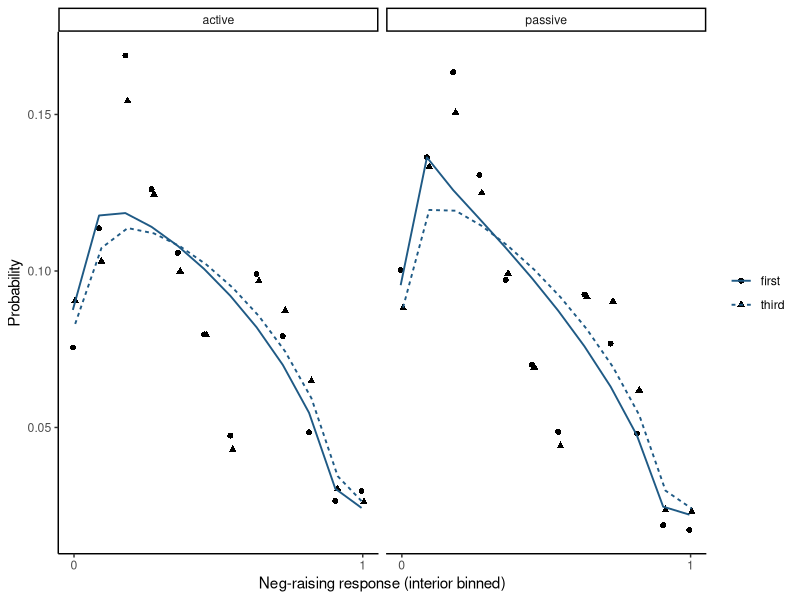

The R script that drew this image:
## ---- chunk 1
#| label: load-meganegraising-ordered-beta
#| echo: true
mnr <- read.csv("data/meganegraising/meganegraising-balanced.csv")
mnr$voice <- factor(mnr$voice, levels = c("active", "passive"))
mnr$subject <- factor(mnr$subject, levels = c("first", "third"))
X <- model.matrix(~ voice * subject, mnr)
## ---- chunk 2
#| label: ordered-beta-observed-zero
#| echo: true
observed_zero_index <- which(mnr$negraising == 0)[[1L]]
cbind(
  mnr[observed_zero_index, c("voice", "subject", "negraising")],
  X[observed_zero_index, , drop = FALSE]
)
## ---- chunk 3
#| label: fit-ordered-beta
#| echo: true
ordered_beta_nll <- function(parameters, y, design) {
  p <- ncol(design)
  beta <- parameters[seq_len(p)]
  lower <- parameters[[p + 1L]]
  upper <- lower + exp(parameters[[p + 2L]])
  precision <- exp(parameters[[p + 3L]])
  eta <- drop(design %*% beta)
  log_p_zero <- plogis(lower - eta, log.p = TRUE)
  log_p_one <- plogis(eta - upper, log.p = TRUE)
  log_F_upper <- plogis(upper - eta, log.p = TRUE)
  log_F_lower <- plogis(lower - eta, log.p = TRUE)
  log_one_minus_exp <- function(x) {
    ifelse(
      x < log(0.5),
      log1p(-exp(x)),
      log(-expm1(x))
    )
  }
  log_p_middle <-
    log_F_upper + log_one_minus_exp(log_F_lower - log_F_upper)
  mu <- plogis(eta)
  log_likelihood <- numeric(length(y))
  is_zero <- y == 0
  is_one <- y == 1
  interior <- !is_zero & !is_one
  log_likelihood[is_zero] <- log_p_zero[is_zero]
  log_likelihood[is_one] <- log_p_one[is_one]
  log_likelihood[interior] <- log_p_middle[interior] +
    dbeta(y[interior], mu[interior] * precision,
          (1 - mu[interior]) * precision, log = TRUE)
  -sum(log_likelihood)
}
ordered_beta_gradient <- function(parameters, y, design) {
  p <- ncol(design)
  beta <- parameters[seq_len(p)]
  lower <- parameters[[p + 1L]]
  log_gap <- parameters[[p + 2L]]
  gap <- exp(log_gap)
  upper <- lower + gap
  precision <- exp(parameters[[p + 3L]])
  eta <- drop(design %*% beta)
  mu <- plogis(eta)

  score_eta <- score_lower <- score_upper <- score_precision <-
    numeric(length(y))
  is_zero <- y == 0
  is_one <- y == 1
  interior <- !is_zero & !is_one

  score_eta[is_zero] <- -plogis(eta[is_zero] - lower)
  score_lower[is_zero] <- plogis(eta[is_zero] - lower)
  score_eta[is_one] <- plogis(upper - eta[is_one])
  score_upper[is_one] <- -plogis(upper - eta[is_one])

  if (any(interior)) {
    eta_i <- eta[interior]
    mu_i <- mu[interior]
    y_i <- y[interior]
    F_lower <- plogis(lower - eta_i)
    F_upper <- plogis(upper - eta_i)
    f_lower <- dlogis(lower - eta_i)
    f_upper <- dlogis(upper - eta_i)
    p_middle <- F_upper - F_lower
    alpha <- mu_i * precision
    beta_shape <- (1 - mu_i) * precision

    score_eta[interior] <-
      (f_lower - f_upper) / p_middle +
      mu_i * (1 - mu_i) * precision *
      (-digamma(alpha) + digamma(beta_shape) +
         log(y_i) - log1p(-y_i))
    score_lower[interior] <- -f_lower / p_middle
    score_upper[interior] <- f_upper / p_middle
    score_precision[interior] <-
      digamma(precision) -
      mu_i * digamma(alpha) -
      (1 - mu_i) * digamma(beta_shape) +
      mu_i * log(y_i) +
      (1 - mu_i) * log1p(-y_i)
  }

  score <- c(
    drop(crossprod(design, score_eta)),
    sum(score_lower + score_upper),
    gap * sum(score_upper),
    precision * sum(score_precision)
  )
  -score
}
fit_response <- function(y) {
  start <- c(qlogis(mean(y)), rep(0, ncol(X) - 1L),
             qlogis(mean(y == 0) + .01), log(3), log(5)) # dqr-allow: algorithm-setting
  first_fit <- optim(
    start,
    ordered_beta_nll,
    y = y,
    design = X,
    method = "BFGS",
    gr = ordered_beta_gradient,
    control = list(maxit = 3000L, reltol = 1e-10)
  )
  refined_fit <- optim(
    first_fit$par,
    ordered_beta_nll,
    gr = ordered_beta_gradient,
    y = y,
    design = X,
    method = "BFGS",
    control = list(maxit = 10000L, reltol = 1e-13)
  )
  current <- refined_fit$par
  for (newton_step in seq_len(4L)) {
    current_gradient <- ordered_beta_gradient(current, y, X)
    current_hessian <- numDeriv::jacobian(
      function(par) ordered_beta_gradient(par, y, X),
      current,
      method = "Richardson"
    )
    current_hessian <- (current_hessian + t(current_hessian)) / 2
    current <- current - drop(solve(current_hessian, current_gradient))
  }
  final_hessian <- numDeriv::jacobian(
    function(par) ordered_beta_gradient(par, y, X),
    current,
    method = "Richardson"
  )
  final_hessian <- (final_hessian + t(final_hessian)) / 2
  list(
    par = current,
    value = ordered_beta_nll(current, y, X),
    convergence = refined_fit$convergence,
    hessian = final_hessian
  )
}
neg_fit <- fit_response(mnr$negraising)
ease_fit <- fit_response(mnr$acceptability)
stopifnot(neg_fit$convergence == 0L, ease_fit$convergence == 0L)
data.frame(response = c("neg-raising", "ease"),
           negative_log_likelihood = c(neg_fit$value, ease_fit$value))
## ---- chunk 4
#| label: ordered-beta-one-contribution
p <- ncol(X)
beta <- neg_fit$par[seq_len(p)]
lower <- neg_fit$par[[p + 1L]]
upper <- lower + exp(neg_fit$par[[p + 2L]])
precision <- exp(neg_fit$par[[p + 3L]])

candidate_cells <- interaction(mnr$voice, mnr$subject, drop = TRUE)
usable_cell <- names(which(vapply(
  split(mnr$negraising, candidate_cells),
  function(values) any(values == 0) && any(values > 0 & values < 1),
  logical(1)
)))[[1L]]
cell_rows <- which(candidate_cells == usable_cell)
zero_row <- cell_rows[which(mnr$negraising[cell_rows] == 0)[[1L]]]
interior_row <- cell_rows[
  which(mnr$negraising[cell_rows] > 0 & mnr$negraising[cell_rows] < 1)[[1L]]
]

eta <- drop(X[zero_row, , drop = FALSE] %*% beta)
p_zero <- plogis(lower - eta)
p_one <- plogis(eta - upper)
p_middle <- 1 - p_zero - p_one # dqr-allow: algorithm-setting
mu <- plogis(eta)
interior_y <- mnr$negraising[[interior_row]]

worked_contributions <- data.frame(
  observed_region = c("exact zero", "interior"),
  observed_y = c(0, interior_y),
  eta = eta,
  p_zero = p_zero,
  p_middle = p_middle,
  p_one = p_one,
  interior_mean = mu,
  likelihood_contribution = c(
    p_zero,
    p_middle * dbeta(
      interior_y,
      mu * precision,
      (1 - mu) * precision
    )
  )
)
worked_contributions
## ---- chunk 5
#| label: ordered-beta-location-shift
observed_conditions <- unique(mnr[c("voice", "subject")])[1:2, ]
observed_condition_design <- model.matrix(~ voice * subject, observed_conditions)
observed_condition_eta <- drop(observed_condition_design %*% beta)
do.call(rbind, lapply(seq_len(nrow(observed_conditions)), function(i) {
  current_eta <- observed_condition_eta[[i]]
  current_zero <- plogis(lower - current_eta)
  current_one <- plogis(current_eta - upper)
  data.frame(
    observed_conditions[i, ],
    eta = current_eta,
    p_zero = current_zero,
    p_middle = 1 - current_zero - current_one, # dqr-allow: algorithm-setting
    p_one = current_one,
    interior_mean = plogis(current_eta)
  )
}))
## ---- chunk 6
#| label: check-ordered-beta-optimum
check_ordered_beta_fit <- function(fit, y, design, response_name) {
  analytic_gradient <- ordered_beta_gradient(fit$par, y, design)
  gradient <- numDeriv::grad(
    ordered_beta_nll,
    fit$par,
    y = y,
    design = design,
    method = "Richardson"
  )
  independent_hessian <- optimHess(
    fit$par,
    ordered_beta_nll,
    y = y,
    design = design
  )
  eigenvalues <- eigen(
    independent_hessian,
    symmetric = TRUE,
    only.values = TRUE
  )$values
  covariance <- solve(independent_hessian)

  list(
    check = data.frame(
      response = response_name,
      maximum_absolute_analytic_gradient = max(abs(analytic_gradient)),
      maximum_absolute_gradient = max(abs(gradient)),
      maximum_gradient_difference = max(abs(
        analytic_gradient - gradient
      )),
      minimum_hessian_eigenvalue = min(eigenvalues),
      maximum_hessian_difference = max(abs(
        independent_hessian - fit$hessian
      )),
      maximum_relative_hessian_difference = max(abs(
        independent_hessian - fit$hessian
      )) / max(abs(independent_hessian))
    ),
    standard_errors = sqrt(diag(covariance))
  )
}

neg_check <- check_ordered_beta_fit(
  neg_fit,
  mnr$negraising,
  X,
  "neg-raising"
)
ease_check <- check_ordered_beta_fit(
  ease_fit,
  mnr$acceptability,
  X,
  "ease"
)
ordered_beta_checks <- rbind(neg_check$check, ease_check$check)
ordered_beta_checks

parameter_names <- c(
  colnames(X),
  "lower cutpoint",
  "log cutpoint gap",
  "log precision"
)
local_curvature_standard_errors <- rbind(
  data.frame(
    response = "neg-raising",
    parameter = parameter_names,
    local_standard_error = neg_check$standard_errors
  ),
  data.frame(
    response = "ease",
    parameter = parameter_names,
    local_standard_error = ease_check$standard_errors
  )
)
local_curvature_standard_errors

stopifnot(
  max(ordered_beta_checks$maximum_absolute_analytic_gradient) < 1e-7,
  max(ordered_beta_checks$maximum_absolute_gradient) < 1e-4,
  max(ordered_beta_checks$maximum_gradient_difference) < 1e-4,
  min(ordered_beta_checks$minimum_hessian_eigenvalue) > 0,
  max(ordered_beta_checks$maximum_relative_hessian_difference) < 1e-5
)
## ---- chunk 7
#| label: ordered-beta-raw-and-fit
#| echo: true
grid <- expand.grid(voice = levels(mnr$voice), subject = levels(mnr$subject))
X_grid <- model.matrix(~ voice * subject, grid)
eta_grid <- drop(X_grid %*% beta)
bins <- c("0", paste0(seq(.05, .95, by = .1)), "1") # dqr-allow: algorithm-setting
mnr$bin <- cut(mnr$negraising,
  breaks = c(-Inf, 0, seq(.1, .9, by = .1), 1, Inf), labels = bins, # dqr-allow: algorithm-setting
  include.lowest = TRUE)
mnr$bin[mnr$negraising == 0] <- "0"
mnr$bin[mnr$negraising == 1] <- "1"
raw <- as.data.frame(table(mnr$voice, mnr$subject, mnr$bin,
                           dnn = c("voice", "subject", "bin")))
names(raw)[[4L]] <- "observations"
raw$empirical <- ave(raw$observations, raw$voice, raw$subject,
                     FUN = function(x) x / sum(x))
fitted_bins <- do.call(rbind, lapply(seq_len(nrow(grid)), function(i) {
  eta <- eta_grid[[i]]
  p0 <- plogis(lower - eta); p1 <- plogis(eta - upper)
  pm <- 1 - p0 - p1; mu <- plogis(eta)
  lo <- seq(0, .9, by = .1); hi <- seq(.1, 1, by = .1)
  interior <- pm * (pbeta(hi, mu * precision, (1 - mu) * precision) -
                      pbeta(lo, mu * precision, (1 - mu) * precision))
  data.frame(grid[i, ], bin = bins, fitted = c(p0, interior, p1))
}))
display <- merge(raw, fitted_bins, by = c("voice", "subject", "bin"))
display$bin <- factor(display$bin, levels = bins)
## ---- chunk 8
#| label: plot-ordered-beta
#| echo: true
library(ggplot2)
ggplot(display, aes(bin, group = subject)) +
  geom_point(aes(y = empirical, shape = subject), size = 1.7,
             position = position_dodge(width = .18)) +
  geom_line(aes(y = fitted, linetype = subject), color = "#1F5A85",
            linewidth = .65, position = position_dodge(width = .18)) +
  scale_x_discrete(breaks = c("0", ".25", ".45", ".65", ".85", "1")) + # dqr-allow: algorithm-setting
  facet_wrap(~ voice) +
  labs(x = "Neg-raising response (interior binned)", y = "Probability",
       shape = NULL, linetype = NULL) + theme_classic()
